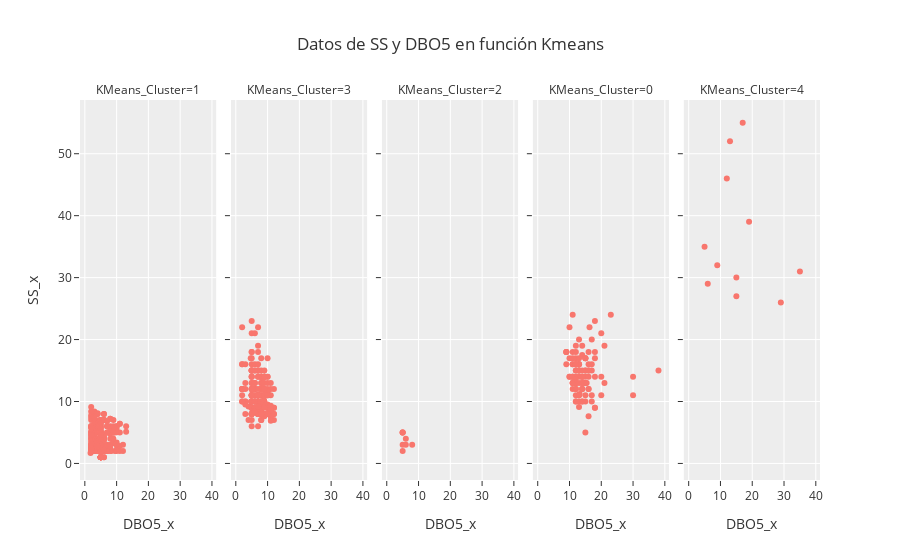

Notebook code cell kept with this figure:
### Code cell
fig3 = px.scatter(
  data_2, x=data_2['DBO5_x'], y=data_2["SS_x"], 
  template="ggplot2", facet_col = data_2['KMeans_Cluster']
, title="Datos de SS y DBO5 en función Kmeans",)
fig3

### Figure 1 — Plotly figure (JSON) as saved in the notebook; plotly's stock layout.template omitted (floating-point values rounded to 4 significant figures; data arrays with more than 128 entries replaced by an {"elided": "..."} marker saying what was removed)
{"data": [{"hovertemplate": "KMeans_Cluster=1<br>DBO5_x=%{x}<br>SS_x=%{y}<extra></extra>", "legendgroup": "", "marker": {"color": "#F8766D", "symbol": "circle"}, "mode": "markers", "name": "", "orientation": "v", "showlegend": false, "type": "scatter", "x": {"elided": "288 float values"}, "xaxis": "x", "y": {"elided": "288 float values"}, "yaxis": "y"}, {"hovertemplate": "KMeans_Cluster=3<br>DBO5_x=%{x}<br>SS_x=%{y}<extra></extra>", "legendgroup": "", "marker": {"color": "#F8766D", "symbol": "circle"}, "mode": "markers", "name": "", "orientation": "v", "showlegend": false, "type": "scatter", "x": {"elided": "208 float values"}, "xaxis": "x2", "y": {"elided": "208 float values"}, "yaxis": "y2"}, {"hovertemplate": "KMeans_Cluster=2<br>DBO5_x=%{x}<br>SS_x=%{y}<extra></extra>", "legendgroup": "", "marker": {"color": "#F8766D", "symbol": "circle"}, "mode": "markers", "name": "", "orientation": "v", "showlegend": false, "type": "scatter", "x": [5, 5, 5, 5, 8, 6, 6, 5], "xaxis": "x3", "y": [2, 5, 5, 3, 3, 3, 4, 5], "yaxis": "y3"}, {"hovertemplate": "KMeans_Cluster=0<br>DBO5_x=%{x}<br>SS_x=%{y}<extra></extra>", "legendgroup": "", "marker": {"color": "#F8766D", "symbol": "circle"}, "mode": "markers", "name": "", "orientation": "v", "showlegend": false, "type": "scatter", "x": [18, 18, 11, 14, 14, 12, 20, 17, 11, 11, 12, 10, 11, 30, 15, 21, 13, 12, 10, 20, 11, 12, 16, 12, 17, 12, 15, 30, 14, 12, 11, 11, 9, 13, 15, 13, 17, 20, 13, 12, 14, 13, 12, 11, 15, 18, 13, 16, 16, 12, 11, 12, 13, 16.3, 13.2, 15, 12, 16, 13, 13, 12, 15, 9, 16, 15, 14, 14, 18, 15, 15, 23, 14, 17, 16, 10, 13, 11, 13, 9, 18, 12, 14, 11, 10, 11, 21, 38, 16, 14, 13, 12, 15.4, 11.9, 14, 9, 15, 13, 18, 16, 14, 17, 12, 14, 13, 12, 15, 15, 14, 12], "xaxis": "x4", "y": [9, 14, 14, 12, 14, 11, 11, 15, 24, 13, 17, 17, 18, 14, 10, 13, 15, 15, 22, 14, 14, 19, 12, 13, 10, 12, 13, 11, 13, 15, 16, 16, 18, 16, 17, 20, 16, 21, 11, 18, 19, 14, 13, 13, 13, 9, 16, 15, 12, 10, 12, 13, 16, 22, 11.2, 15, 16, 7.6, 11, 9.1, 12, 5, 18, 14, 14, 10, 14, 18, 13, 15, 24, 12, 20, 18, 14, 17, 17, 15, 16, 17, 14, 13, 13, 14, 14, 19, 15, 15, 12, 10, 16, 13, 13.6, 17.5, 18, 17, 15, 23, 16, 14, 11, 10, 15, 13, 16, 11, 17, 10, 16], "yaxis": "y4"}, {"hovertemplate": "KMeans_Cluster=4<br>DBO5_x=%{x}<br>SS_x=%{y}<extra></extra>", "legendgroup": "", "marker": {"color": "#F8766D", "symbol": "circle"}, "mode": "markers", "name": "", "orientation": "v", "showlegend": false, "type": "scatter", "x": [5, 9, 6, 19, 15, 29, 35, 12, 17, 15, 13], "xaxis": "x5", "y": [35, 32, 29, 39, 27, 26, 31, 46, 55, 30, 52], "yaxis": "y5"}], "layout": {"annotations": [{"font": {}, "showarrow": false, "text": "KMeans_Cluster=1", "x": 0.092, "xanchor": "center", "xref": "paper", "y": 1, "yanchor": "bottom", "yref": "paper"}, {"font": {}, "showarrow": false, "text": "KMeans_Cluster=3", "x": 0.296, "xanchor": "center", "xref": "paper", "y": 1, "yanchor": "bottom", "yref": "paper"}, {"font": {}, "showarrow": false, "text": "KMeans_Cluster=2", "x": 0.5, "xanchor": "center", "xref": "paper", "y": 1, "yanchor": "bottom", "yref": "paper"}, {"font": {}, "showarrow": false, "text": "KMeans_Cluster=0", "x": 0.704, "xanchor": "center", "xref": "paper", "y": 1, "yanchor": "bottom", "yref": "paper"}, {"font": {}, "showarrow": false, "text": "KMeans_Cluster=4", "x": 0.908, "xanchor": "center", "xref": "paper", "y": 1, "yanchor": "bottom", "yref": "paper"}], "legend": {"tracegroupgap": 0}, "title": {"text": "Datos de SS y DBO5 en función Kmeans"}, "xaxis": {"anchor": "y", "domain": [0, 0.184], "title": {"text": "DBO5_x"}}, "xaxis2": {"anchor": "y2", "domain": [0.204, 0.388], "matches": "x", "title": {"text": "DBO5_x"}}, "xaxis3": {"anchor": "y3", "domain": [0.408, 0.592], "matches": "x", "title": {"text": "DBO5_x"}}, "xaxis4": {"anchor": "y4", "domain": [0.612, 0.796], "matches": "x", "title": {"text": "DBO5_x"}}, "xaxis5": {"anchor": "y5", "domain": [0.816, 1], "matches": "x", "title": {"text": "DBO5_x"}}, "yaxis": {"anchor": "x", "domain": [0, 1], "title": {"text": "SS_x"}}, "yaxis2": {"anchor": "x2", "domain": [0, 1], "matches": "y", "showticklabels": false}, "yaxis3": {"anchor": "x3", "domain": [0, 1], "matches": "y", "showticklabels": false}, "yaxis4": {"anchor": "x4", "domain": [0, 1], "matches": "y", "showticklabels": false}, "yaxis5": {"anchor": "x5", "domain": [0, 1], "matches": "y", "showticklabels": false}}}
